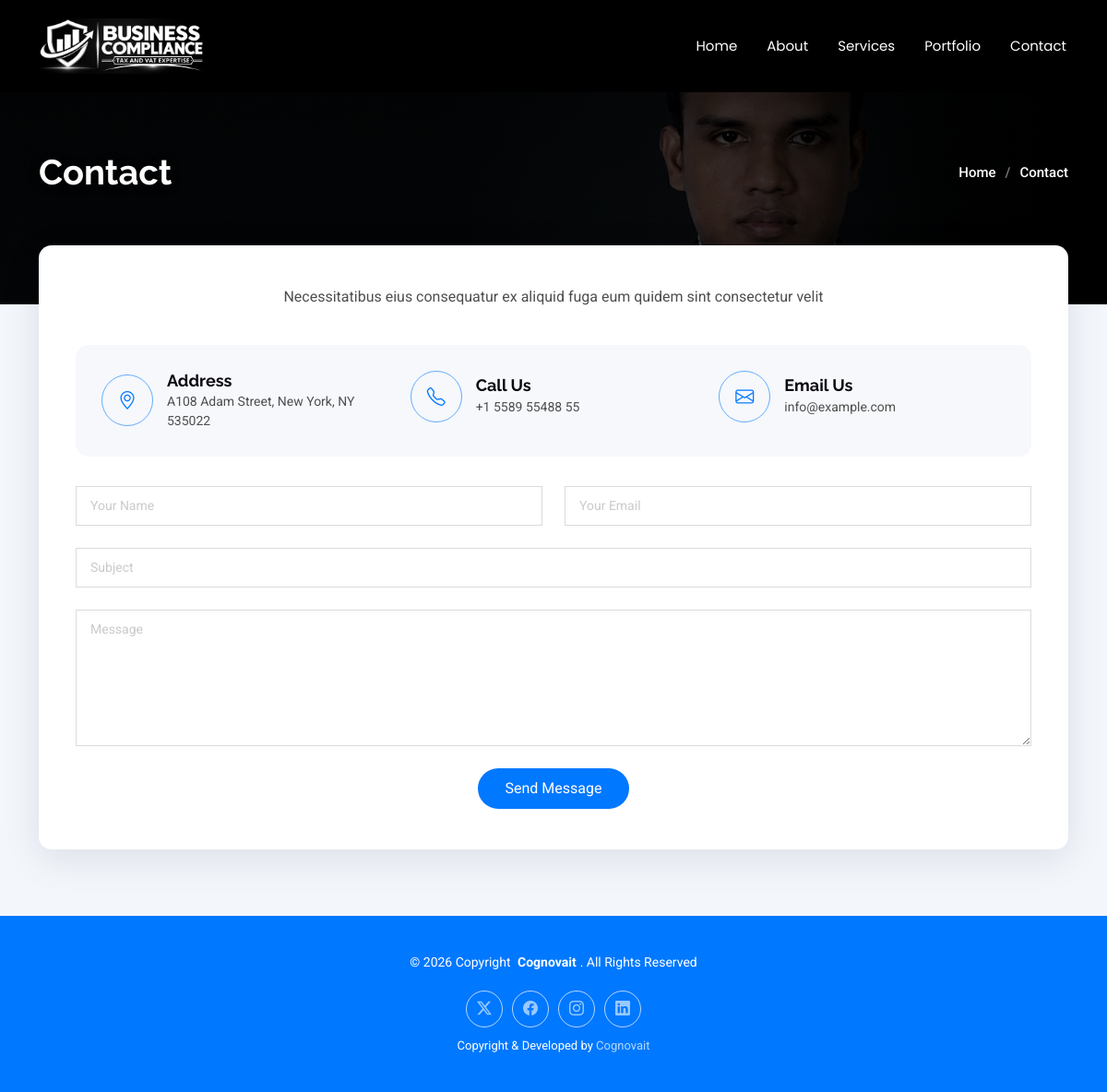
The page /contact.php on the database its author committed.
### tables this page shows
CREATE TABLE `nav_menu` (
  `id` int(10) unsigned NOT NULL AUTO_INCREMENT,
  `label` varchar(50) NOT NULL,
  `url` varchar(255) NOT NULL DEFAULT '#',
  `sort_order` int(11) NOT NULL DEFAULT 0,
  `is_active` tinyint(1) NOT NULL DEFAULT 1,
  PRIMARY KEY (`id`)
);

CREATE TABLE `social_links` (
  `id` int(10) unsigned NOT NULL AUTO_INCREMENT,
  `icon` varchar(64) NOT NULL COMMENT 'Bootstrap Icons class, e.g. bi-twitter-x',
  `url` varchar(255) NOT NULL DEFAULT '#',
  `sort_order` int(11) NOT NULL DEFAULT 0,
  `is_active` tinyint(1) NOT NULL DEFAULT 1,
  PRIMARY KEY (`id`)
);

### src/helpers.php (called while the page is built, shortened)
<?php
function e(mixed $value): string
{
    return htmlspecialchars((string) $value, ENT_QUOTES | ENT_SUBSTITUTE, 'UTF-8');
}
function safe_url(?string $url): string
{
    $url = trim((string) $url);
    if (preg_match('#^https?://#i', $url) || preg_match('/^#[\w-]*$/', $url)) {
        return $url;
    }
    return '#';
}
function nav_url(?string $url): string
{
    $url = trim((string) $url);
    if (preg_match('/^[A-Za-z0-9_-]+\.php(?:#[\w-]*)?$/', $url)) {
        return $url;
    }
    return '#';
}
if (!function_exists('settings')) {
    function settings(): array
    {
        static $cache = null;
        if ($cache === null) {
            $cache = [];
            try {
                foreach (Database::fetchAll('SELECT setting_key, setting_value FROM site_settings') as $row) {
                    $cache[$row['setting_key']] = $row['setting_value'];
                }
            } catch (Throwable) {
                return [];
            }
        }
        return $cache;
    }
}
if (!function_exists('setting')) {
    function setting(string $key, mixed $default = ''): string
    {
        $all = settings();
        return isset($all[$key]) && $all[$key] !== null ? (string) $all[$key] : (string) ($default ?? '');
    }
}

### db.php (called while the page is built, shortened)
<?php
final class Database
{
    private static ?PDO $pdo = null;
    private static function getEnvOr(string $key, string $default): string
    {
        $val = getenv($key);
        return $_ENV[$key] ?? $_SERVER[$key] ?? $default;
    }
    public static function pdo(): PDO
    {
        if (self::$pdo instanceof PDO) {
            return self::$pdo;
        }
        $host    = self::getEnvOr('DB_HOST', '127.0.0.1');
        $port    = self::getEnvOr('DB_PORT', '3306');
        $name    = self::getEnvOr('DB_NAME', 'devfolio');
        $user    = self::getEnvOr('DB_USER', 'root');
        $pass    = self::getEnvOr('DB_PASS', '');
        $charset = 'utf8mb4';
        $opts = [
            PDO::ATTR_ERRMODE            => PDO::ERRMODE_EXCEPTION,
            PDO::ATTR_DEFAULT_FETCH_MODE => PDO::FETCH_ASSOC,
            PDO::ATTR_EMULATE_PREPARES   => false,
        ];
        $base = sprintf('mysql:host=%s;port=%s;charset=%s', $host, $port, $charset);
        try {
            try {
                self::$pdo = new PDO($base . ';dbname=' . $name, $user, $pass, $opts);
            } catch (PDOException $e) {
                if ((int) ($e->errorInfo[1] ?? 0) !== 1049) {
                    throw $e;
                }
                $tmp = new PDO($base, $user, $pass, $opts);
                $tmp->exec('CREATE DATABASE IF NOT EXISTS `' . $name . '` CHARACTER SET utf8mb4 COLLATE utf8mb4_unicode_ci');
                self::$pdo = new PDO($base . ';dbname=' . $name, $user, $pass, $opts);
            }
        } catch (PDOException $e) {
            error_log('DevFolio DB connection failed: ' . $e->getMessage());
            http_response_code(500);
            exit('Database connection failed: ' . $e->getMessage());
        }
        return self::$pdo;
    }
    private static function run(string $sql, array $params): PDOStatement
    {
        $st = self::pdo()->prepare($sql);
        $st->execute($params);
        return $st;
    }
    public static function fetchAll(string $sql, array $params = []): array
    {
        $st = self::run($sql, $params);
        return $st->fetchAll();
    }
}
function db(): PDO
{
    return Database::pdo();
}

### includes/breadcrumb.php (the view)
<?php
require_once __DIR__ . '/functions.php';
$bannerTitle = $bannerTitle ?? 'Page';
$bannerImage = $bannerImage ?? setting('page_banner_image', 'img/Hero-image.jpg');
?>
    <div class="page-title page-banner" data-aos="fade" style="background-image: url('<?= e($bannerImage) ?>')">
      <div class="container d-lg-flex justify-content-between align-items-center">
        <h1 class="mb-2 mb-lg-0"><?= e($bannerTitle) ?></h1>
        <nav class="breadcrumbs">
          <ol>
            <li><a href="index.php">Home</a></li>
            <li class="current"><?= e($bannerTitle) ?></li>
          </ol>
        </nav>
      </div>
    </div>

### includes/header.php (shortened to what this page needs)
<?php
require_once __DIR__ . '/functions.php';
$bodyClass = $bodyClass ?? 'index-page';
$siteName = setting('site_name', 'DevFolio');
$siteLogo = setting('site_logo', '');
$navItems      = get_nav_items();
$currentScript = basename($_SERVER['SCRIPT_NAME'] ?? 'index.php');
$navLinkActive = static function (string $url) use ($currentScript): bool {
    $path = strtok($url, '#?') ?: '';
    if ($path === '' || !str_ends_with($path, '.php')) {
        return false;
    }
    if ($path === $currentScript) {
        return true;
    }
    $slug = substr($path, 0, -4);
    return str_starts_with($currentScript, $slug . '-');
};
?>
<!DOCTYPE html>
<html lang="en">
<head>
  <link href="css/bootstrap.min.css" rel="stylesheet">
  <link href="css/bootstrap-icons.css" rel="stylesheet">
  <link href="css/aos.css" rel="stylesheet">
  <link href="css/glightbox.min.css" rel="stylesheet">
  <link href="css/swiper-bundle.min.css" rel="stylesheet">
  <link href="css/main.css" rel="stylesheet">
</head>
<body class="<?= e($bodyClass) ?>">
  <header id="header" class="header d-flex align-items-center sticky-top">
    <div class="container-fluid container-xl position-relative d-flex align-items-center justify-content-between">
      <a href="index.php" class="logo d-flex align-items-center">
        <?php if (!empty($siteLogo) && is_file(ROOT_PATH . '/' . $siteLogo)): ?>
          <img src="<?= e($siteLogo) ?>" alt="<?= e($siteName) ?>">
        <?php else: ?>
          <h1 class="sitename"><?= e($siteName) ?></h1>
        <?php endif; ?>
      </a>
      <nav id="navmenu" class="navmenu">
        <ul>
          <?php foreach ($navItems as $item): $isActive = $navLinkActive((string) $item['url']); ?>
          <li><a href="<?= e(nav_url($item['url'])) ?>"<?= $isActive ? ' class="active"' : '' ?>><?= e($item['label']) ?></a></li>
          <?php endforeach; ?>
        </ul>
      </nav>
    </div>
  </header>

### includes/footer.php (shortened to what this page needs)
<?php
require_once __DIR__ . '/functions.php';
?>
  <footer id="footer" class="footer accent-background">
    <div class="container">
      <div class="copyright text-center ">
        <p>© <?= date('Y') ?> <span>Copyright</span> <strong class="px-1 sitename">Cognovait</strong>. <span>All Rights Reserved</span></p>
      </div>
      <div class="social-links d-flex justify-content-center">
        <?php foreach (get_social_links() as $s): ?>
        <a href="<?= e(safe_url($s['url'])) ?>"><i class="bi <?= e($s['icon']) ?>"></i></a>
        <?php endforeach; ?>
      </div>
      <div class="credits">
        Copyright &amp; Developed by <a href="https://cognovait.com/" target="_blank" rel="noopener">Cognovait</a>
      </div>
    </div>
  </footer>
</body>
</html>

### rows shown on the page
nav_menu: label "Home"
nav_menu: label "About"
nav_menu: label "Services"
nav_menu: label "Portfolio"
nav_menu: label "Contact"

### other values the page prints
$subtitle "Necessitatibus eius consequatur ex aliquid fuga eum quidem sint consectetur velit"
setting('contact_address') "A108 Adam Street, New York, NY 535022"
setting('contact_phone') "+1 5589 55488 55"
setting('contact_email') "info@example.com"
